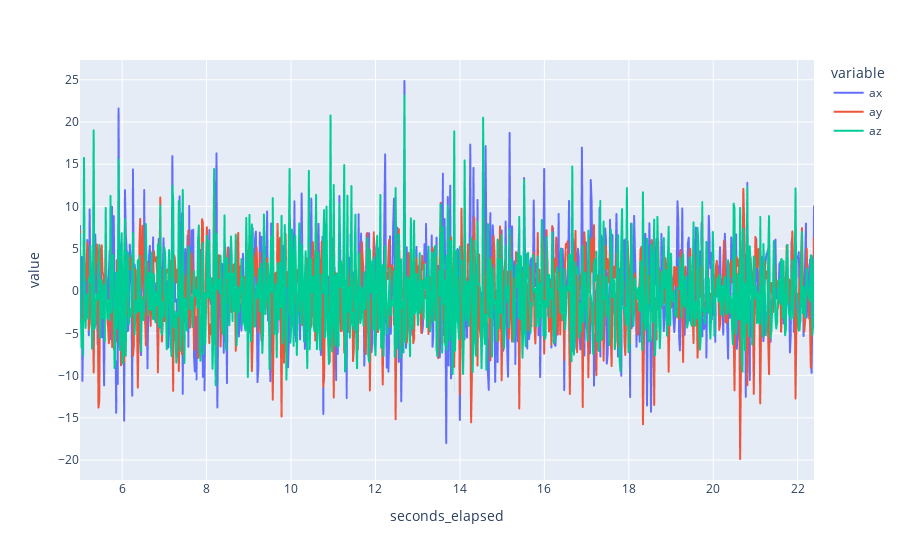

The cell this chart's notebook holds for it:
### Code cell
df_cut = df[(df["seconds_elapsed"] > 5) & (df["seconds_elapsed"] < (df["seconds_elapsed"].max() - 5))]
fig = px.line(df_cut, x="seconds_elapsed", y=["ax", "ay", "az"])
fig.show()

### Figure 1 — Plotly figure (JSON) as saved in the notebook; plotly's stock layout.template omitted (floating-point values rounded to 4 significant figures; data arrays with more than 128 entries replaced by an {"elided": "..."} marker saying what was removed)
{"data": [{"hovertemplate": "variable=ax<br>seconds_elapsed=%{x}<br>value=%{y}<extra></extra>", "legendgroup": "ax", "line": {"color": "#636efa", "dash": "solid"}, "marker": {"symbol": "circle"}, "mode": "lines", "name": "ax", "showlegend": true, "type": "scattergl", "x": {"elided": "915 float values"}, "xaxis": "x", "y": {"elided": "915 float values"}, "yaxis": "y"}, {"hovertemplate": "variable=ay<br>seconds_elapsed=%{x}<br>value=%{y}<extra></extra>", "legendgroup": "ay", "line": {"color": "#EF553B", "dash": "solid"}, "marker": {"symbol": "circle"}, "mode": "lines", "name": "ay", "showlegend": true, "type": "scattergl", "x": {"elided": "915 float values"}, "xaxis": "x", "y": {"elided": "915 float values"}, "yaxis": "y"}, {"hovertemplate": "variable=az<br>seconds_elapsed=%{x}<br>value=%{y}<extra></extra>", "legendgroup": "az", "line": {"color": "#00cc96", "dash": "solid"}, "marker": {"symbol": "circle"}, "mode": "lines", "name": "az", "showlegend": true, "type": "scattergl", "x": {"elided": "915 float values"}, "xaxis": "x", "y": {"elided": "915 float values"}, "yaxis": "y"}], "layout": {"legend": {"title": {"text": "variable"}, "tracegroupgap": 0}, "margin": {"t": 60}, "xaxis": {"anchor": "y", "domain": [0, 1], "title": {"text": "seconds_elapsed"}}, "yaxis": {"anchor": "x", "domain": [0, 1], "title": {"text": "value"}}}}
